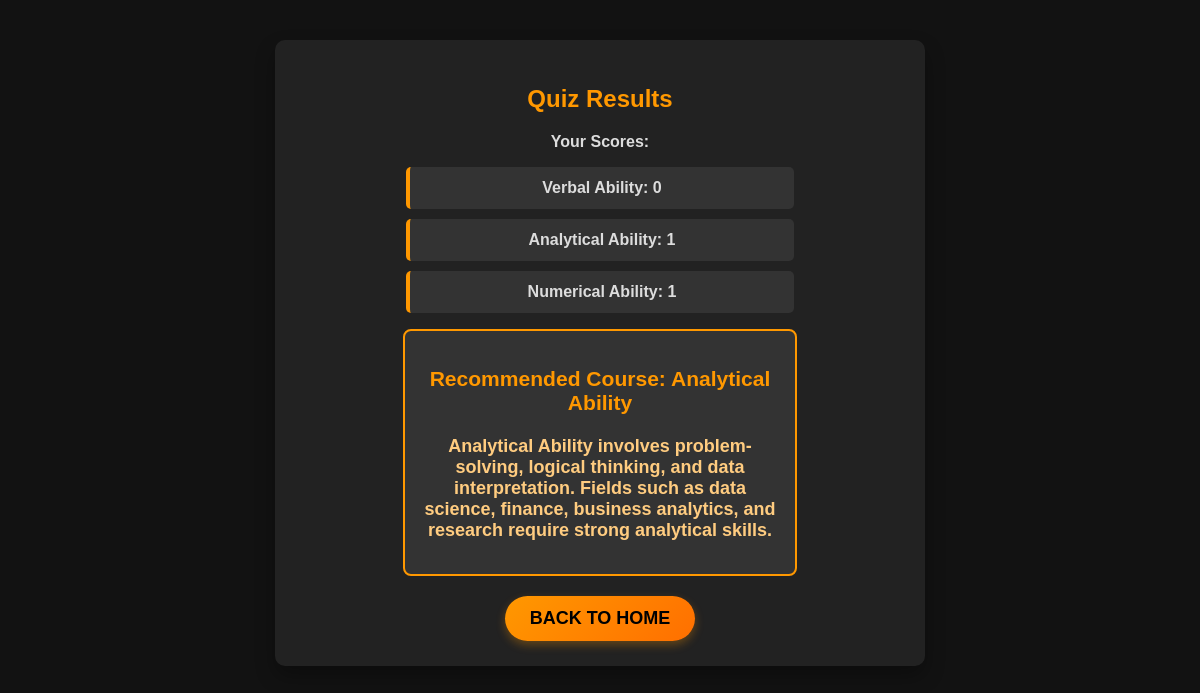
The app's page /quiz_result/ (signed in), older data.
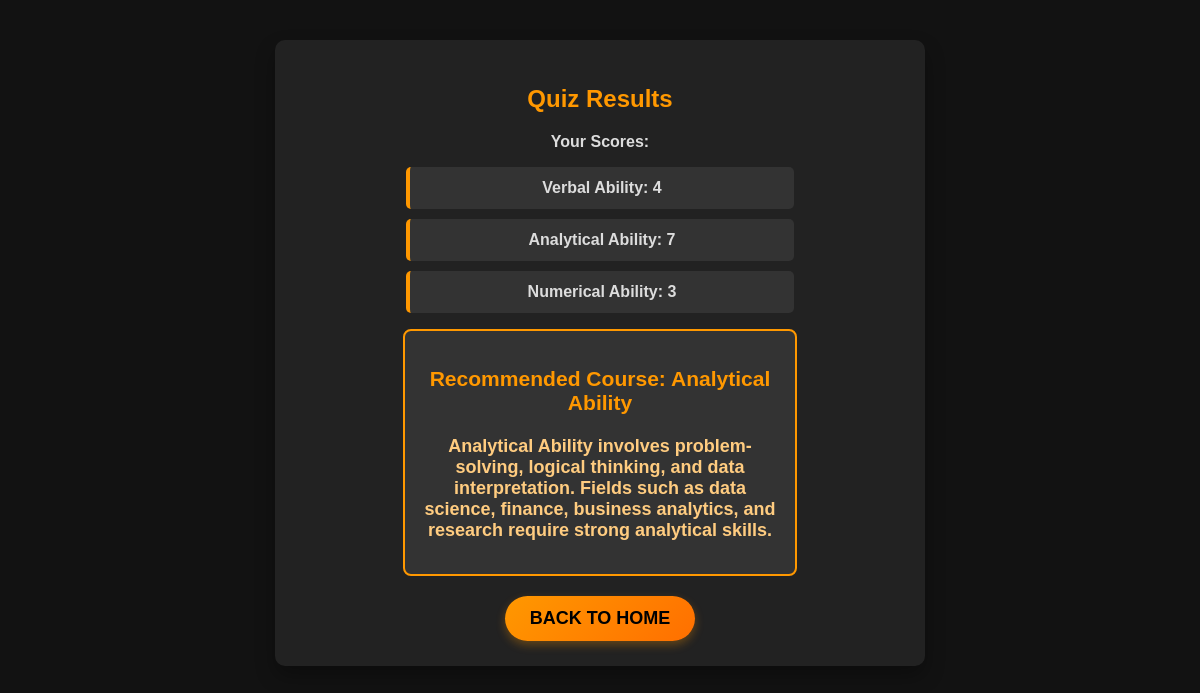
The same page, newer data.
### campapp/models.py (models this page shows, shortened)
class QuizResult(models.Model):
    user = models.OneToOneField(User, on_delete=models.CASCADE)
    Verbal_score = models.IntegerField(default=0)
    Analytical_score = models.IntegerField(default=0)
    Numerical_score = models.IntegerField(default=0)
    recommended_course = models.CharField(max_length=50, blank=True, null=True)
    course_description = models.TextField(blank=True, null=True)  # New field

### campapp/views.py (the view)
# urls.py: path('quiz_result/', views.quiz_result, name='quiz_result'),
def quiz_result(request):
    result = QuizResult.objects.get(user=request.user)  # Fetch user's quiz result
    return render(request, 'quiz_result.html', {'result': result})

### campapp/Templates/quiz_result.html (shortened to what this page needs)
<!DOCTYPE html>
<html lang="en">
<head>
</head>
<body>
    <div class="results-container">
        <h2>Quiz Results</h2>
        <p><strong>Your Scores:</strong></p>
        <ul>
            <li>Verbal Ability: {{ result.Verbal_score }}</li>
            <li>Analytical Ability: {{ result.Analytical_score }}</li>
            <li>Numerical Ability: {{ result.Numerical_score }}</li>
        </ul>
        <div class="recommended-course">
            <h3>Recommended Course: {{ result.recommended_course }}</h3>
            <p>{{ result.course_description }}</p>
        </div>
        <a href="{% url 'home' %}" class="back-home">Back to Home</a>
    </div>
</body>
</html>

Row changes from the older to the newer data that the page shows:
changed QuizResult "Analytical Ability": Verbal_score "0" → "4"; Analytical_score "1" → "7"; Numerical_score "1" → "3"
